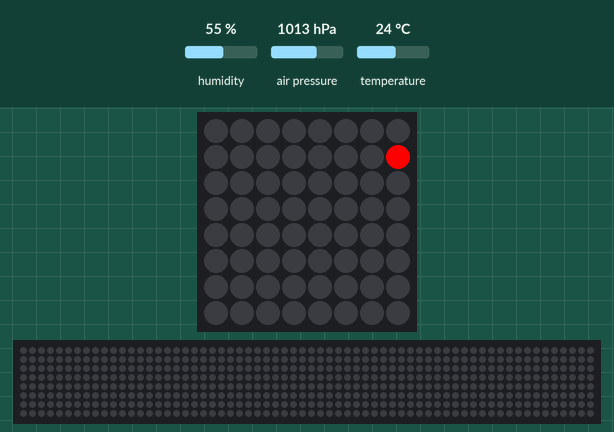
This program was run on a simulated Raspberry Pi (BCM pin numbers) with a Sense HAT. Shown: the Sense HAT's 8×8 RGB LED matrix, a strip that is not on the board, showing the scrolling text unrolled. The test bench sets the inputs (shaded band); at power-on: humidity 55 %, air pressure 1013 hPa, temperature 24 °C. The 64×8 strip is a reading aid, not a part: it shows the text the matrix is scrolling, unrolled, one strip-width of it at a time.

Above: at 0.17 s.
At 6.72 s:
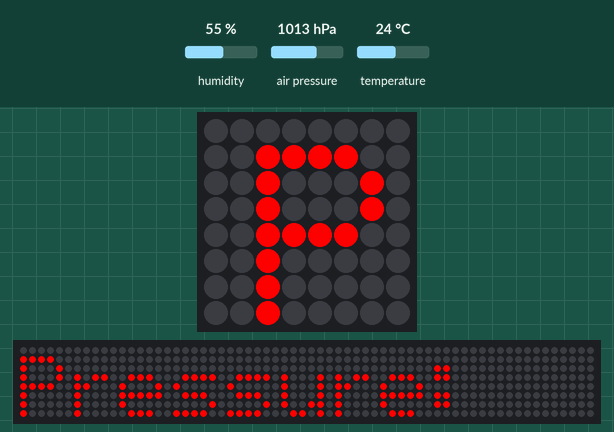
At 13.26 s:
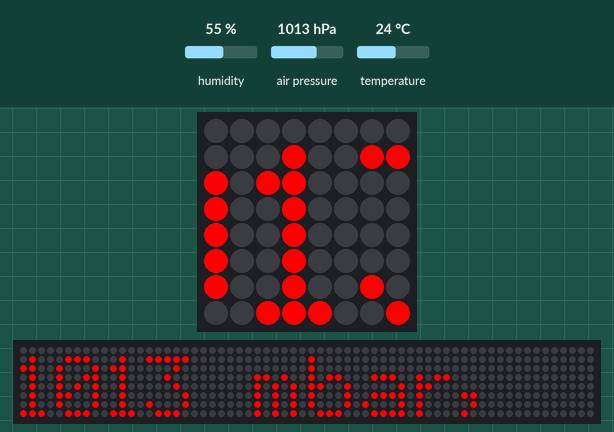
At 19.81 s:
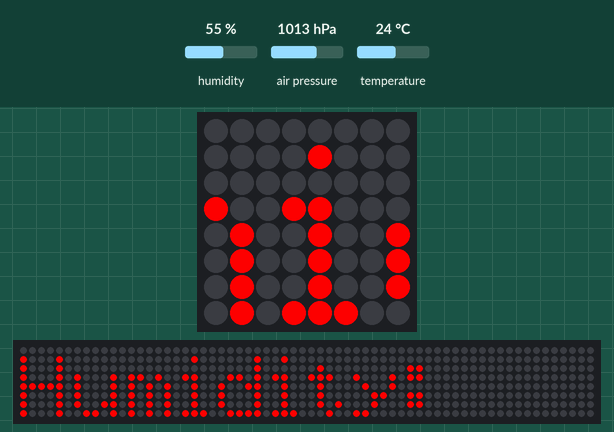
At 26.4 s:
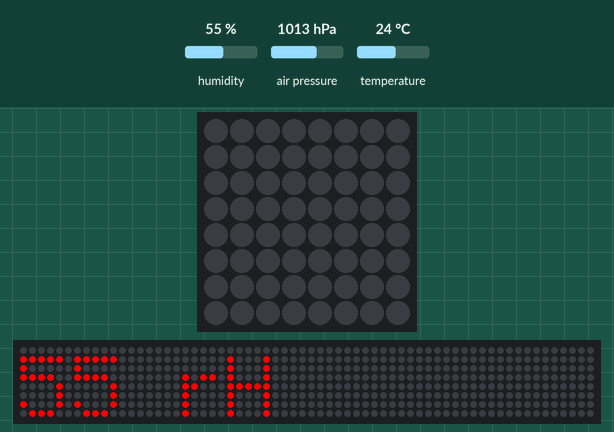
At 37.57 s:
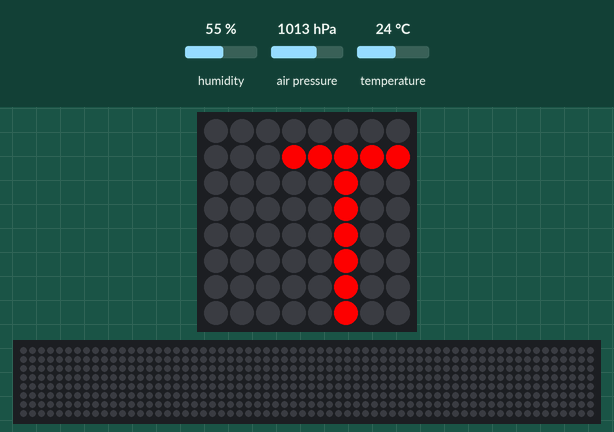

The program:

pi_sense_intro.py
```python
from sense_hat import SenseHat
from time import sleep

# PI SENSE HAT INTRODUCTION
#
# DESCRIPTION:
# This program reads the temperature, humidity, and pressure from the sense hat,
# and then prints out those values on the LED matrix on the sense hat in a scrolling message.
# It updates the values in the message every 10 seconds.
#
#
#
#
#
########################################################################################################


if __name__ == "__main__":
    sense = SenseHat()

    while(True):

        humidity = sense.get_humidity()
        temp = sense.get_temperature()
        pressure = sense.get_pressure()

        message = "Temp:{:.0f} C, Pressure: {:.0f} mbar, Humidity: {:.0f} rH ".format(temp,pressure,humidity)

        sense.show_message(message, text_colour=[255,0,0])
        sleep(10)
```

Measured:
- what the display in image 4 shows lasts 0.7 s, from 26.3 s to 27.0 s
